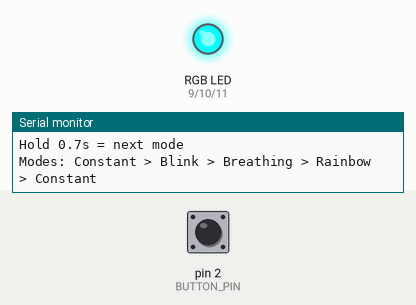
This sketch was run on a simulated Arduino Uno, built with avr-gcc and run on an emulated ATmega328P. Parts: an RGB LED mixed from three pins (HIGH = lit), the last lines printed to the serial monitor. Dashed ring = blinking. The inputs (shaded band) are chosen by the test bench; at power-on: pin 2 (BUTTON_PIN) HIGH.

Above: at 1.2 s.
1.3 s: pin 2 (BUTTON_PIN) pulled LOW for 1 s
At 2.62 s:
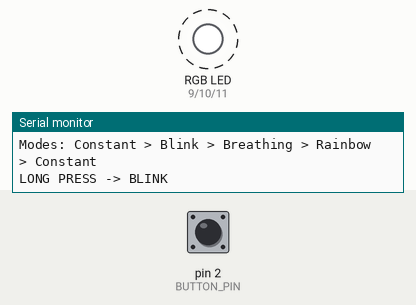
5.3 s: pin 2 (BUTTON_PIN) pulled LOW for 0.15 s
At 5.68 s:
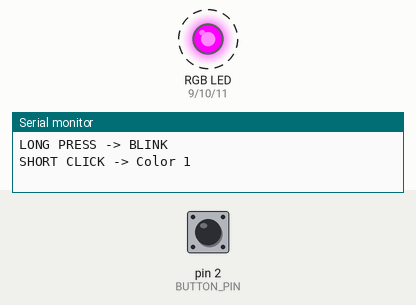
8.4 s: pin 2 (BUTTON_PIN) pulled LOW for 3.2 s
At 9.53 s:
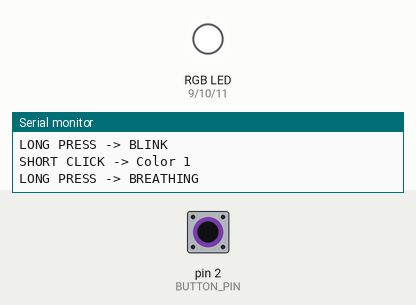
13.1 s: pin 2 (BUTTON_PIN) pulled LOW for 1 s
At 15.56 s:
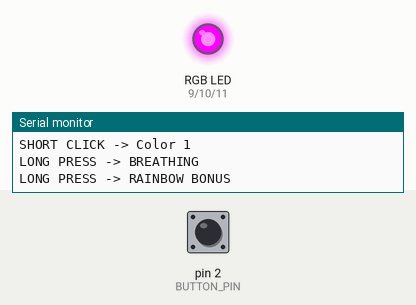
16.9 s: pin 2 (BUTTON_PIN) pulled LOW for 0.15 s
At 18.2 s:
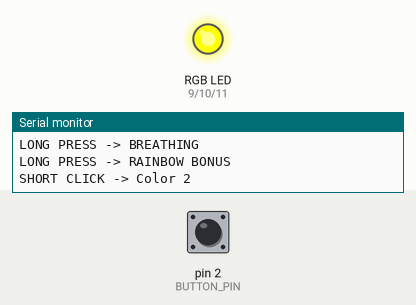
18.5 s: pin 2 (BUTTON_PIN) pulled LOW for 0.15 s
At 19.6 s:
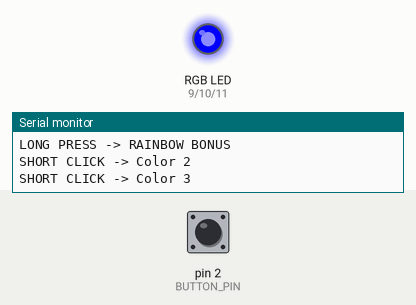
Timing chart, 0 to 21.1 s (numbered marks = the images above; inputs shaded):
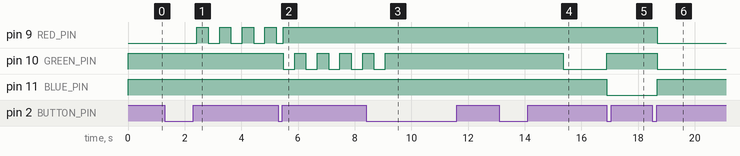

Measured:
- after the input at 1.3 s, pin 9 (RED_PIN): alternates HIGH for 0.40 s and LOW for 0.40 s, starting after 1.1 s
- after the input at 5.3 s, pin 10 (GREEN_PIN): alternates HIGH for 0.40 s and LOW for 0.40 s, starting after 0.18 s
- after the input at 8.4 s, pin 10 (GREEN_PIN): goes on until 9.1 s, then stays HIGH
- after the input at 13.1 s, pin 10 (GREEN_PIN): HIGH → LOW after 2.3 s, → HIGH 1.5 s later; pin 11 (BLUE_PIN): HIGH → LOW after 3.8 s
- after the input at 16.9 s, pin 9 (RED_PIN): stays HIGH (without the input it goes to LOW after 1.5 s); pin 10 (GREEN_PIN): stays HIGH (without the input it goes to HIGH after 1.6 s); pin 11 (BLUE_PIN): stays LOW (without the input it goes to HIGH after 1.5 s)
- after the input at 18.5 s, pin 9 (RED_PIN), pin 10 (GREEN_PIN): HIGH → LOW after 0.18 s; pin 11 (BLUE_PIN): LOW → HIGH after 0.18 s

The sketch:

Homework_3-1_-_Light_Stick.ino
```cpp
const byte BUTTON_PIN = 2;
const byte RED_PIN = 9;
const byte GREEN_PIN = 10;
const byte BLUE_PIN = 11;

const unsigned long DEBOUNCE_MS = 30;
const unsigned long HOLD_MS = 700;
const unsigned long BLINK_HALF_MS = 400;
const unsigned long BREATH_PERIOD_MS = 2200;

byte mode = 0;
byte colorIndex = 0;

const byte COLORS[6][3] = {
  {255, 0, 0},
  {0, 255, 0},
  {0, 0, 255},
  {255, 255, 0},
  {0, 255, 255},
  {255, 255, 255}
};

bool lastRawPressed = false;
bool stablePressed = false;
bool holdHandled = false;

unsigned long lastRawChangeAt = 0;
unsigned long pressStartedAt = 0;
unsigned long effectStartedAt = 0;

void setRGB(byte r, byte g, byte b) {
  analogWrite(RED_PIN, 255 - r);
  analogWrite(GREEN_PIN, 255 - g);
  analogWrite(BLUE_PIN, 255 - b);
}

void shortClick(unsigned long now) {
  colorIndex = (colorIndex + 1) % 6;

  if (mode == 3) {
    mode = 0;
  }

  effectStartedAt = now;

  Serial.print("SHORT CLICK -> Color ");
  Serial.println(colorIndex);
}

void longPress(unsigned long now) {
  mode = (mode + 1) % 4;
  effectStartedAt = now;

  Serial.print("LONG PRESS -> ");

  if (mode == 0) {
    Serial.println("CONSTANT");
  } else if (mode == 1) {
    Serial.println("BLINK");
  } else if (mode == 2) {
    Serial.println("BREATHING");
  } else {
    Serial.println("RAINBOW BONUS");
  }
}

void checkButton(unsigned long now) {
  bool rawPressed = (digitalRead(BUTTON_PIN) == LOW);

  if (rawPressed != lastRawPressed) {
    lastRawPressed = rawPressed;
    lastRawChangeAt = now;
  }

  if (now - lastRawChangeAt >= DEBOUNCE_MS &&
      rawPressed != stablePressed) {

    stablePressed = rawPressed;

    if (stablePressed) {
      pressStartedAt = now;
      holdHandled = false;
    } else if (!holdHandled) {
      shortClick(now);
    }
  }

  if (stablePressed && !holdHandled &&
      now - pressStartedAt >= HOLD_MS) {

    holdHandled = true;
    longPress(now);
  }
}

void showRainbow(unsigned long now) {
  unsigned int p =
    ((now - effectStartedAt) / 6UL) % 768;

  if (p < 256) {
    setRGB(
      (byte)(255 - p),
      (byte)p,
      0
    );
  } else if (p < 512) {
    setRGB(
      0,
      (byte)(511 - p),
      (byte)(p - 256)
    );
  } else {
    setRGB(
      (byte)(p - 512),
      0,
      (byte)(767 - p)
    );
  }
}

void updateLED(unsigned long now) {
  if (mode == 3) {
    showRainbow(now);
    return;
  }

  byte r = COLORS[colorIndex][0];
  byte g = COLORS[colorIndex][1];
  byte b = COLORS[colorIndex][2];

  unsigned long elapsed = now - effectStartedAt;

  if (mode == 0) {
    setRGB(r, g, b);
  } else if (mode == 1) {
    bool on =
      ((elapsed / BLINK_HALF_MS) % 2) == 0;

    setRGB(
      on ? r : 0,
      on ? g : 0,
      on ? b : 0
    );
  } else {
    unsigned long phase =
      elapsed % BREATH_PERIOD_MS;

    unsigned long half =
      BREATH_PERIOD_MS / 2;

    byte brightness;

    if (phase <= half) {
      brightness =
        (byte)map(phase, 0, half, 0, 255);
    } else {
      brightness =
        (byte)map(
          phase,
          half,
          BREATH_PERIOD_MS,
          255,
          0
        );
    }

    setRGB(
      (byte)((unsigned int)r * brightness / 255),
      (byte)((unsigned int)g * brightness / 255),
      (byte)((unsigned int)b * brightness / 255)
    );
  }
}

void setup() {
  Serial.begin(9600);

  pinMode(BUTTON_PIN, INPUT_PULLUP);
  pinMode(RED_PIN, OUTPUT);
  pinMode(GREEN_PIN, OUTPUT);
  pinMode(BLUE_PIN, OUTPUT);

  effectStartedAt = millis();
  setRGB(255, 0, 0);

  Serial.println("=== HW3-1 FOUR MODE LIGHT STICK ===");
  Serial.println("Short click = change color");
  Serial.println("Hold 0.7s = next mode");
  Serial.println(
    "Modes: Constant > Blink > Breathing > Rainbow > Constant"
  );
}

void loop() {
  unsigned long now = millis();

  checkButton(now);
  updateLED(now);
}
```
